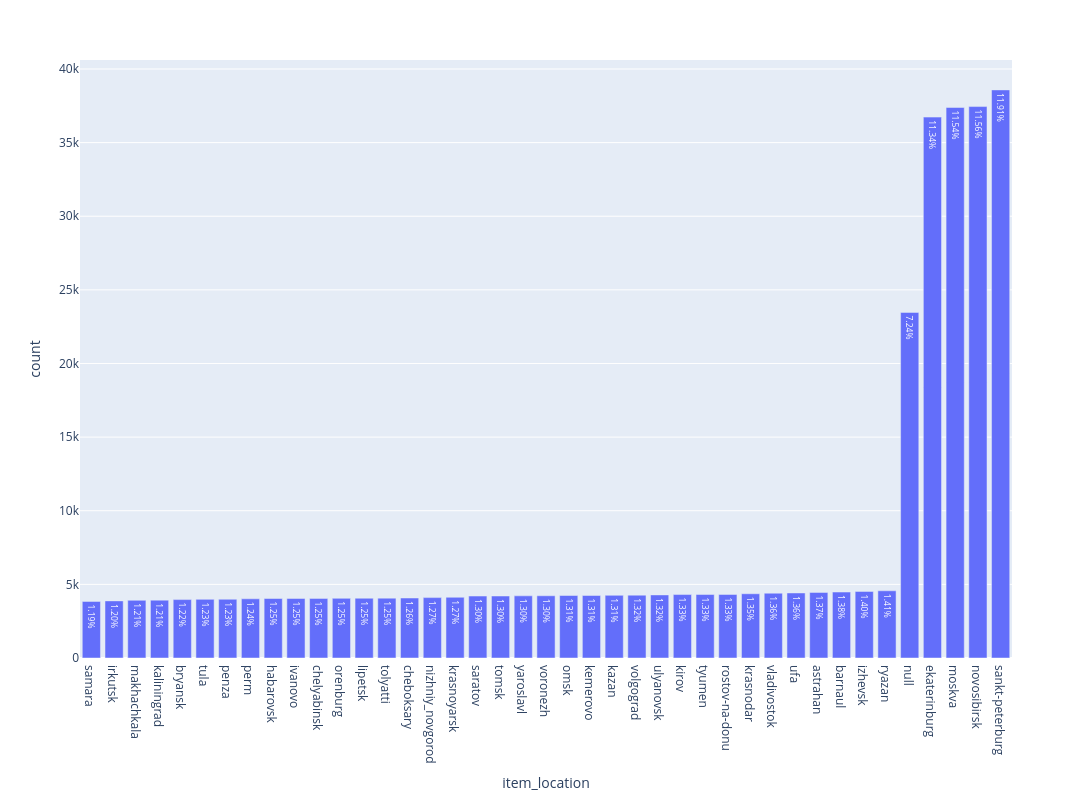

Source (notebook cell):
### Markdown cell above
## item_location

### Code cell
plot_value_counts_with_percents(events_unique, 'item_location', width=1500)

### Figure 1 — Plotly figure (JSON) as saved in the notebook; plotly's stock layout.template omitted (floating-point values rounded to 4 significant figures)
{"data": [{"hovertemplate": "item_location=%{x}<br>count=%{y}<br>percent=%{text}<extra></extra>", "legendgroup": "", "marker": {"color": "#636efa", "pattern": {"shape": ""}}, "name": "", "orientation": "v", "showlegend": false, "text": [1.19, 1.2, 1.21, 1.21, 1.22, 1.23, 1.23, 1.24, 1.25, 1.25, 1.25, 1.25, 1.25, 1.25, 1.26, 1.27, 1.27, 1.3, 1.3, 1.3, 1.3, 1.31, 1.31, 1.31, 1.32, 1.32, 1.33, 1.33, 1.33, 1.35, 1.36, 1.36, 1.37, 1.38, 1.4, 1.41, 7.24, 11.34, 11.54, 11.56, 11.91], "textposition": "auto", "texttemplate": "%{text:.2f}%", "type": "bar", "x": ["samara", "irkutsk", "makhachkala", "kaliningrad", "bryansk", "tula", "penza", "perm", "habarovsk", "ivanovo", "chelyabinsk", "orenburg", "lipetsk", "tolyatti", "cheboksary", "nizhniy_novgorod", "krasnoyarsk", "saratov", "tomsk", "yaroslavl", "voronezh", "omsk", "kemerovo", "kazan", "volgograd", "ulyanovsk", "kirov", "tyumen", "rostov-na-donu", "krasnodar", "vladivostok", "ufa", "astrahan", "barnaul", "izhevsk", "ryazan", "null", "ekaterinburg", "moskva", "novosibirsk", "sankt-peterburg"], "xaxis": "x", "y": [3843, 3879, 3917, 3930, 3967, 3982, 3989, 4020, 4040, 4043, 4048, 4052, 4059, 4066, 4074, 4102, 4123, 4207, 4210, 4222, 4225, 4244, 4245, 4256, 4268, 4284, 4308, 4311, 4316, 4363, 4402, 4417, 4453, 4479, 4522, 4564, 23468, 36732, 37386, 37447, 38579], "yaxis": "y"}], "layout": {"barmode": "relative", "height": 800, "legend": {"tracegroupgap": 0}, "margin": {"t": 60}, "width": 1500, "xaxis": {"anchor": "y", "domain": [0, 1], "title": {"text": "item_location"}}, "yaxis": {"anchor": "x", "domain": [0, 1], "title": {"text": "count"}}}}
